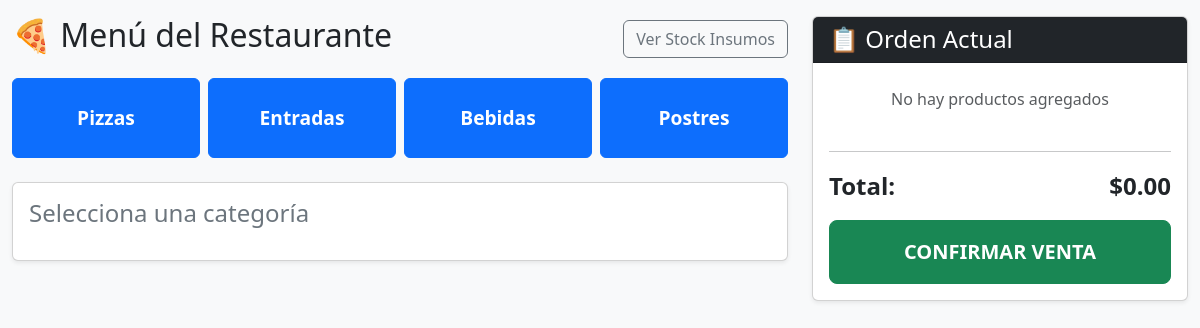
The page / on the database its author committed.
### app.py (models this page shows)
class Categoria(db.Model):
    __tablename__ = 'categoria'
    id = db.Column(db.Integer, primary_key=True)
    nombre = db.Column(db.String(50), nullable=False, unique=True)
    platillos = db.relationship('Platillo', backref='categoria', lazy=True)

### app.py (the view)
@app.route('/')
def index():
    categorias = Categoria.query.all()
    return render_template('index.html', categorias=categorias)

### templates/index.html (shortened to what this page needs)
<!DOCTYPE html>
<html lang="es">
<head>
    <link href="https://cdn.jsdelivr.net/npm/bootstrap@5.3.0/dist/css/bootstrap.min.css" rel="stylesheet">
</head>
<body class="bg-light">
    <div class="container-fluid py-3">
        <div class="row">
            <div class="col-md-8">
                <div class="d-flex justify-content-between align-items-center mb-3">
                    <h2>🍕 Menú del Restaurante</h2>
                    <a href="/inventario" class="btn btn-outline-secondary">Ver Stock Insumos</a>
                </div>
                <div class="row g-2 mb-4">
                    {% for cat in categorias %}
                    <div class="col-3">
                        <button class="btn btn-primary w-100 btn-categoria" onclick="cargarPlatillos({{ cat.id }}, '{{ cat.nombre }}')">
                            {{ cat.nombre }}
                        </button>
                    </div>
                    {% endfor %}
                </div>
                <div class="card p-3 shadow-sm">
                    <h4 id="titulo-categoria" class="text-secondary mb-3">Selecciona una categoría</h4>
                </div>
            </div>
            <div class="col-md-4">
                <div class="card shadow-sm h-100">
                    <div class="card-header bg-dark text-white">
                        <h4 class="mb-0">📋 Orden Actual</h4>
                    </div>
                    <div class="card-body d-flex flex-column justify-content-between">
                        <ul id="lista-carrito" class="list-group list-group-flush overflow-auto mb-3" style="max-height: 400px;">
                            <li class="list-group-item text-muted text-center">No hay productos agregados</li>
                        </ul>
                        <div>
                            <hr>
                            <div class="d-flex justify-content-between fs-4 fw-bold mb-3">
                                <span>Total:</span>
                                <span>$<span id="total-venta">0.00</span></span>
                            </div>
                            <button class="btn btn-success btn-lg w-100 py-3 fw-bold" onclick="procesarVenta()">CONFIRMAR VENTA</button>
                        </div>
                    </div>
                </div>
            </div>
        </div>
    </div>
</body>
</html>

### templates/index.html (style rules this page uses)
.btn-categoria { height: 80px; font-size: 1.2rem; font-weight: bold; }

### rows shown on the page
Categoria: nombre "Pizzas"
Categoria: nombre "Entradas"
Categoria: nombre "Bebidas"
Categoria: nombre "Postres"
